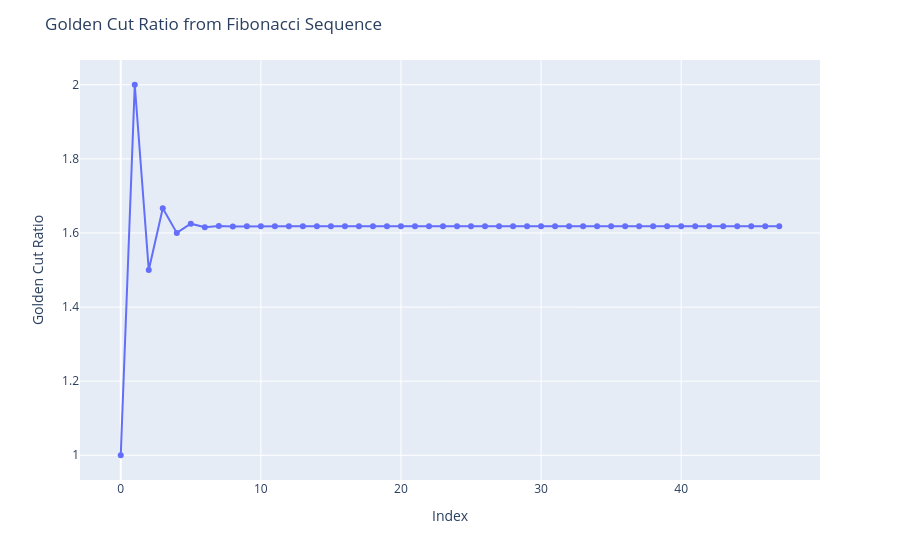

Source (notebook cell):
### Code cell
## Solution 
fig = px.line(y=goldenCut, markers=True)
fig.update_layout(title='Golden Cut Ratio from Fibonacci Sequence',
                    xaxis_title='Index',
                    yaxis_title='Golden Cut Ratio')
fig.show()

### Figure 1 — Plotly figure (JSON) as saved in the notebook; plotly's stock layout.template omitted (floating-point values rounded to 4 significant figures)
{"data": [{"hovertemplate": "x=%{x}<br>y=%{y}<extra></extra>", "legendgroup": "", "line": {"color": "#636efa", "dash": "solid"}, "marker": {"symbol": "circle"}, "mode": "lines+markers", "name": "", "orientation": "v", "showlegend": false, "type": "scatter", "x": [0, 1, 2, 3, 4, 5, 6, 7, 8, 9, 10, 11, 12, 13, 14, 15, 16, 17, 18, 19, 20, 21, 22, 23, 24, 25, 26, 27, 28, 29, 30, 31, 32, 33, 34, 35, 36, 37, 38, 39, 40, 41, 42, 43, 44, 45, 46, 47], "xaxis": "x", "y": [1.0, 2.0, 1.5, 1.667, 1.6, 1.625, 1.615, 1.619, 1.618, 1.618, 1.618, 1.618, 1.618, 1.618, 1.618, 1.618, 1.618, 1.618, 1.618, 1.618, 1.618, 1.618, 1.618, 1.618, 1.618, 1.618, 1.618, 1.618, 1.618, 1.618, 1.618, 1.618, 1.618, 1.618, 1.618, 1.618, 1.618, 1.618, 1.618, 1.618, 1.618, 1.618, 1.618, 1.618, 1.618, 1.618, 1.618, 1.618], "yaxis": "y"}], "layout": {"legend": {"tracegroupgap": 0}, "margin": {"t": 60}, "title": {"text": "Golden Cut Ratio from Fibonacci Sequence"}, "xaxis": {"anchor": "y", "domain": [0, 1], "title": {"text": "Index"}}, "yaxis": {"anchor": "x", "domain": [0, 1], "title": {"text": "Golden Cut Ratio"}}}}
